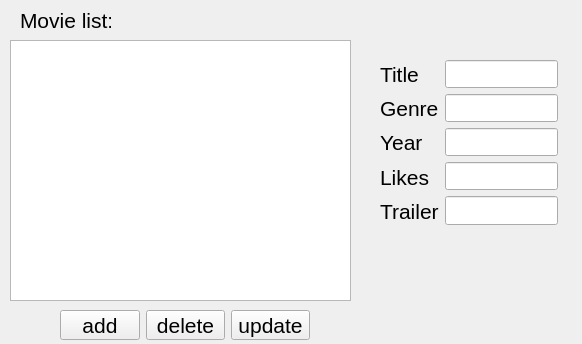
<?xml version="1.0" encoding="UTF-8"?>
<ui version="4.0">
 <class>AdminForm</class>
 <widget class="QWidget" name="AdminForm">
  <property name="geometry">
   <rect>
    <x>0</x>
    <y>0</y>
    <width>582</width>
    <height>344</height>
   </rect>
  </property>
  <property name="windowTitle">
   <string>AdminMode</string>
  </property>
  <widget class="QListWidget" name="movie_list">
   <property name="geometry">
    <rect>
     <x>10</x>
     <y>40</y>
     <width>341</width>
     <height>261</height>
    </rect>
   </property>
   <property name="font">
    <font>
     <pointsize>12</pointsize>
    </font>
   </property>
  </widget>
  <widget class="QLabel" name="label">
   <property name="geometry">
    <rect>
     <x>20</x>
     <y>10</y>
     <width>91</width>
     <height>21</height>
    </rect>
   </property>
   <property name="font">
    <font>
     <pointsize>16</pointsize>
    </font>
   </property>
   <property name="text">
    <string>Movie list:</string>
   </property>
  </widget>
  <widget class="QWidget" name="layoutWidget">
   <property name="geometry">
    <rect>
     <x>380</x>
     <y>60</y>
     <width>178</width>
     <height>165</height>
    </rect>
   </property>
   <layout class="QGridLayout" name="gridLayout_3">
    <item row="0" column="0">
     <layout class="QVBoxLayout" name="verticalLayout">
      <item>
       <widget class="QLabel" name="label_2">
        <property name="font">
         <font>
          <pointsize>16</pointsize>
         </font>
        </property>
        <property name="text">
         <string>Title</string>
        </property>
       </widget>
      </item>
      <item>
       <widget class="QLabel" name="label_6">
        <property name="font">
         <font>
          <pointsize>16</pointsize>
         </font>
        </property>
        <property name="text">
         <string>Genre</string>
        </property>
       </widget>
      </item>
      <item>
       <widget class="QLabel" name="label_3">
        <property name="font">
         <font>
          <pointsize>16</pointsize>
         </font>
        </property>
        <property name="text">
         <string>Year</string>
        </property>
       </widget>
      </item>
      <item>
       <widget class="QLabel" name="label_5">
        <property name="font">
         <font>
          <pointsize>16</pointsize>
         </font>
        </property>
        <property name="text">
         <string>Likes</string>
        </property>
       </widget>
      </item>
      <item>
       <widget class="QLabel" name="label_4">
        <property name="font">
         <font>
          <pointsize>16</pointsize>
         </font>
        </property>
        <property name="text">
         <string>Trailer</string>
        </property>
       </widget>
      </item>
     </layout>
    </item>
    <item row="0" column="1">
     <layout class="QGridLayout" name="gridLayout_2">
      <item row="1" column="0">
       <widget class="QLineEdit" name="title_lineEdit">
        <property name="font">
         <font>
          <pointsize>16</pointsize>
         </font>
        </property>
       </widget>
      </item>
      <item row="5" column="0">
       <widget class="QLineEdit" name="trailer_lineEdit">
        <property name="font">
         <font>
          <pointsize>16</pointsize>
         </font>
        </property>
       </widget>
      </item>
      <item row="4" column="0">
       <widget class="QLineEdit" name="likes_lineEdit">
        <property name="font">
         <font>
          <pointsize>16</pointsize>
         </font>
        </property>
       </widget>
      </item>
      <item row="3" column="0">
       <widget class="QLineEdit" name="year_lineEdit">
        <property name="font">
         <font>
          <pointsize>16</pointsize>
         </font>
        </property>
       </widget>
      </item>
      <item row="2" column="0">
       <widget class="QLineEdit" name="genre_lineEdit">
        <property name="font">
         <font>
          <pointsize>16</pointsize>
         </font>
        </property>
       </widget>
      </item>
     </layout>
    </item>
   </layout>
  </widget>
  <widget class="QWidget" name="layoutWidget">
   <property name="geometry">
    <rect>
     <x>60</x>
     <y>310</y>
     <width>250</width>
     <height>30</height>
    </rect>
   </property>
   <layout class="QHBoxLayout" name="horizontalLayout">
    <item>
     <widget class="QPushButton" name="addButton">
      <property name="font">
       <font>
        <pointsize>16</pointsize>
       </font>
      </property>
      <property name="text">
       <string>add</string>
      </property>
     </widget>
    </item>
    <item>
     <widget class="QPushButton" name="deleteButton">
      <property name="font">
       <font>
        <pointsize>16</pointsize>
       </font>
      </property>
      <property name="text">
       <string>delete</string>
      </property>
     </widget>
    </item>
    <item>
     <widget class="QPushButton" name="updateButton">
      <property name="font">
       <font>
        <pointsize>16</pointsize>
       </font>
      </property>
      <property name="text">
       <string>update</string>
      </property>
     </widget>
    </item>
   </layout>
  </widget>
 </widget>
 <resources/>
 <connections/>
</ui>
